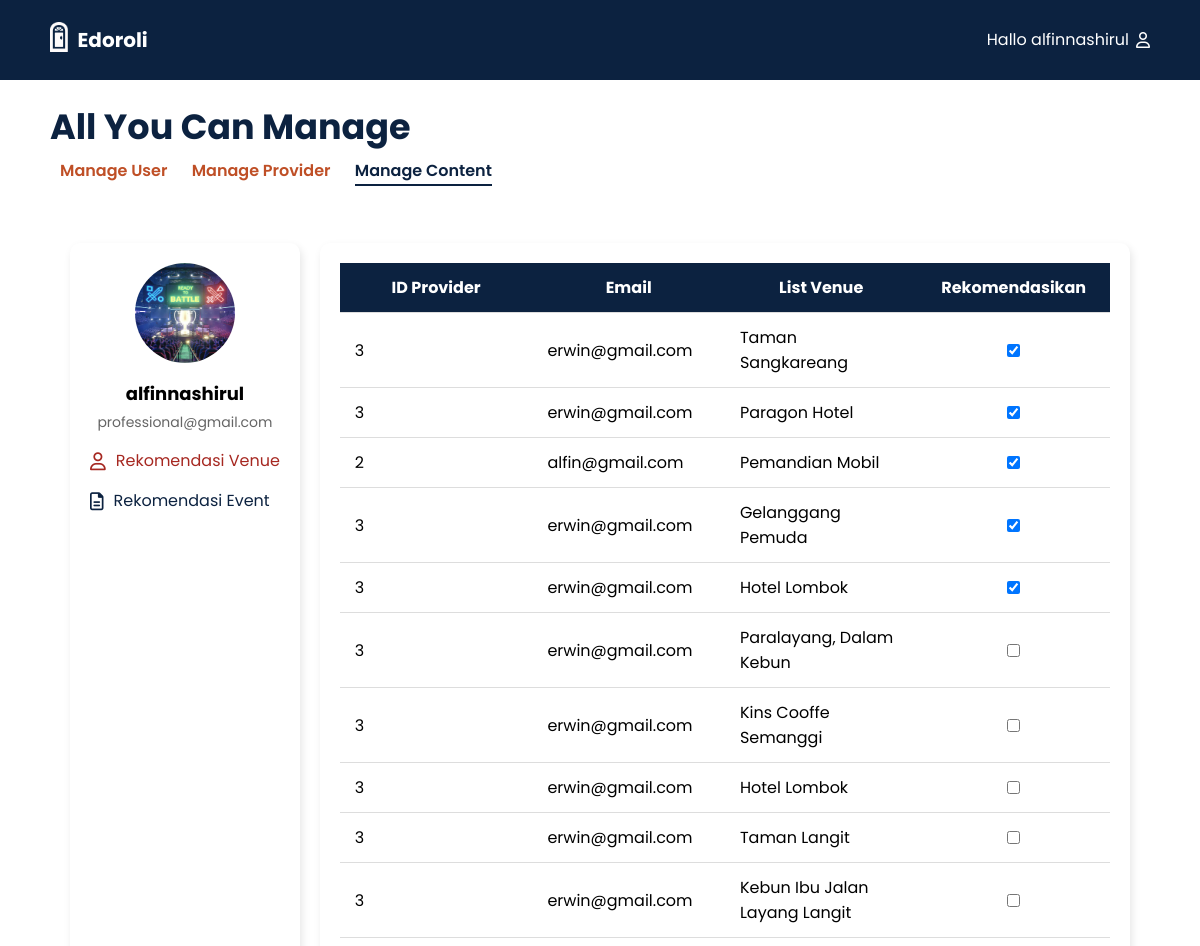
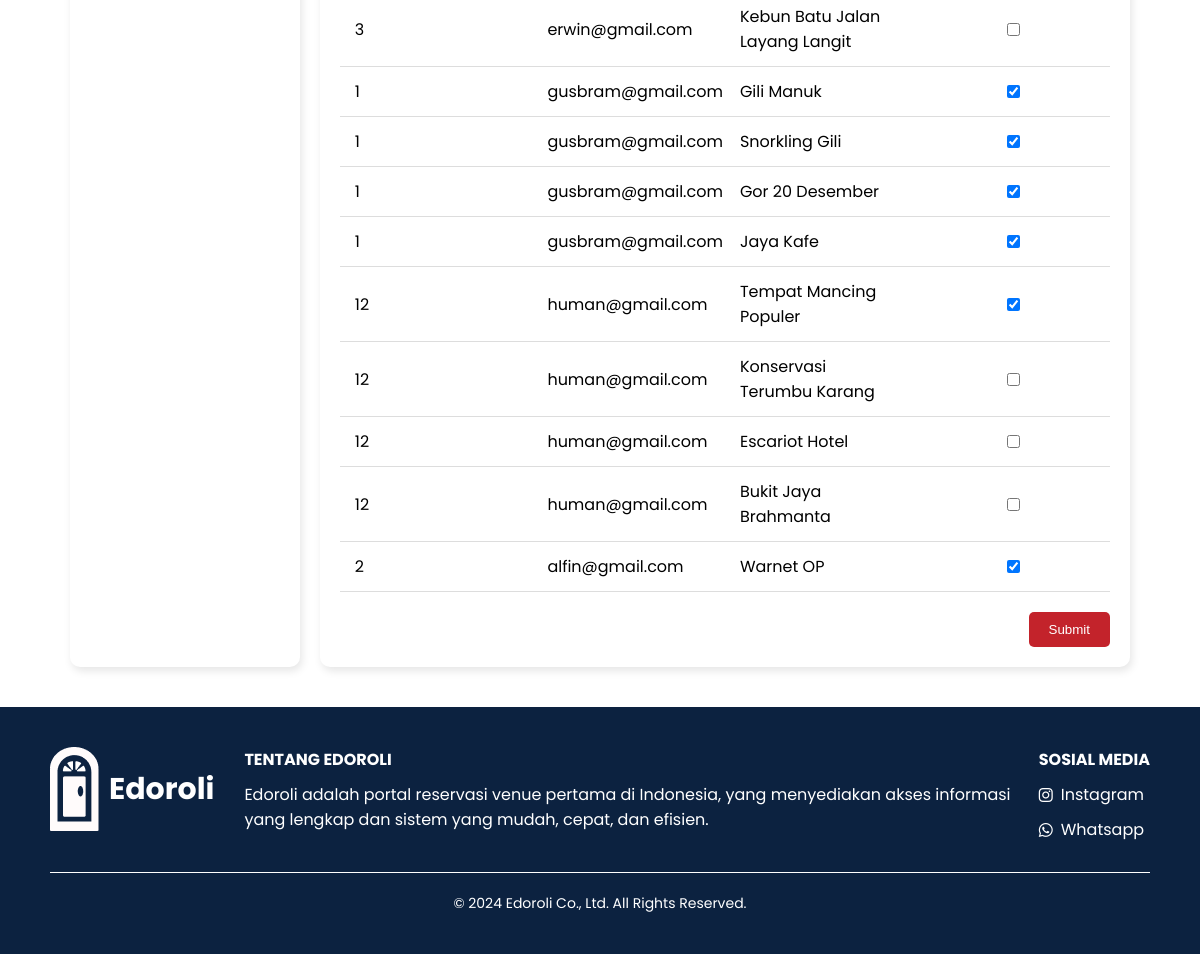
The page /Admin/content_venue.php (signed in) on the database its author committed (2 pictures, top to bottom).
### tables this page shows
CREATE TABLE `venue` (
  `id_venue` int(10) NOT NULL,
  `nama_venue` varchar(30) DEFAULT NULL,
  `deskripsi_fasilitas` text DEFAULT NULL,
  `alamat` varchar(255) DEFAULT NULL,
  `penanggung_jawab` varchar(30) DEFAULT NULL,
  `kapasitas` int(30) DEFAULT NULL,
  `harga` int(255) DEFAULT NULL,
  `kota` varchar(255) DEFAULT NULL,
  `gambar` text NOT NULL,
  `jenis_instansi` enum('Pemerintah','Swasta') DEFAULT NULL,
  `id_provider` int(10) DEFAULT NULL,
  `main_venue` tinyint(1) DEFAULT 0
);

CREATE TABLE `provider` (
  `id_provider` int(10) NOT NULL,
  `gmail` varchar(30) DEFAULT NULL,
  `username` varchar(30) DEFAULT NULL,
  `lembaga` varchar(200) NOT NULL,
  `password` varchar(255) DEFAULT NULL,
  `nomorhp` bigint(18) DEFAULT NULL,
  `alamat` varchar(255) DEFAULT NULL
);

### Admin/content_venue.php (the view, shortened to what this page needs)
<?php
$conn = connectDatabase();
$sql = "SELECT venue.id_venue, provider.id_provider, provider.gmail, venue.nama_venue, venue.main_venue
        FROM venue
        INNER JOIN provider ON venue.id_provider = provider.id_provider";
$result = $conn->query($sql);
?>
<!DOCTYPE html>
<html lang="en">
<head>
<link rel="stylesheet" href="https://cdnjs.cloudflare.com/ajax/libs/font-awesome/6.0.0-beta3/css/all.min.css" />
<link rel="stylesheet" href="../css/manage_content.css" />
<link rel="stylesheet" href="../css/footer.css" />
</head>
<body>
<header>
<div class="wrapper">
    <div class="logo-nama">
        <div class="logo"><img src="../image/logo.png" alt="Logo"></div>
        <div class="nama_website"><a href="#">Edoroli</a></div>
    </div>
    <div class="menu"><a href="user_manage.php?page=1">Hallo <?php echo $_SESSION['admin_name']; ?><i class="far fa-user"></i></a></div>
</div>
</header>
<nav class="main-title">
<h1>All You Can Manage</h1>
<div class="nav-links">
    <a href="user_manage.php?page=1" class="nav-item" id="user">Manage User</a>
    <a href="prov_manage.php?page=1" class="nav-item" id="provider">Manage Provider</a>
    <a href="content_venue.php" class="nav-item active" id="content">Manage Content</a>
</div>
</nav>
<main>
<div class="container">
    <div class="sidebar">
    <div class="profile-info">
        <img src="../image/MLBB.jpg" alt="Profile Picture" />
        <h3><?php echo $_SESSION['admin_name']; ?></h3>
        <p><?php echo $_SESSION['email_admin']; ?></p>
    </div>
    <nav>
        <ul>
        <li class="active"><a href="content_venue.php"><i class="far fa-user"></i> Rekomendasi Venue</a></li>
        <li><a href="content_event.php"><i class="far fa-file-alt"></i> Rekomendasi Event</a></li>
        </ul>
    </nav>
    </div>
    <div class="content">
    <form id="venueForm" method="POST" onsubmit="submitFormWithAlert(event)">
        <table>
            <thead>
            <tr>
                <th>ID Provider</th>
                <th>Email</th>
                <th>List Venue</th>
                <th>Rekomendasikan</th>
            </tr>
            </thead>
            <tbody>
            <?php
            if ($result->num_rows > 0) {
                while($row = $result->fetch_assoc()) {
                echo "<tr>";
                echo "<td>{$row['id_provider']}</td>";
                echo "<td>{$row['gmail']}</td>";
                echo "<td>{$row['nama_venue']}</td>";
                echo "<td><input type='checkbox' name='venues[{$row['id_venue']}]' ".($row['main_venue'] ? 'checked' : '')." /></td>";
                echo "</tr>";
                }
            } else {
                echo "<tr><td colspan='4'>No venues found</td></tr>";
            }
            ?>
            </tbody>
        </table>
        <div class="button-group">
            <button type="submit" class="edit-btn">Submit</button>
        </div>
    </form>
    </div>
</div>
</main>
<?php require_once '../php/footer.php'; ?>
</body>
</html>

### css/manage_content.css (style rules this page uses)
* { text-decoration: none; margin: 0px; padding: 0px; }
body { font-family: "Poppins", sans-serif; margin: 0; padding: 0; background-color: white; }
.wrapper { width: 1100px; margin: auto; align-items: center; }
.nama_website a { font-size: 20px; font-weight: bold; float: left; font-family: "Poppins"; color: #fff; }
.logo img { padding: 22px 10px 0px 0px; vertical-align: center; float: left; max-width: 50px; max-height: 30px; }
.menu { float: right; display: flex; align-items: center; margin-left: auto; }
.menu a { color: #fff; display: flex; align-items: center; }
.menu a i { margin-left: 7px; }
header { width: 100%; margin: auto; display: flex; line-height: 80px; position: sticky; top: 0px; background-color: #0c2240; z-index: 10; justify-content: space-between; align-items: center; }
.main-title { max-width: 1100px; margin: 20px auto; display: flex; flex-direction: column; }
.main-title h1 { font-size: 35px; color: #0c2240; margin-bottom: 5px; }
.main-title a { margin: 0 10px; color: #bf4f26; text-decoration: none; font-size: 18px solid; position: relative; font-weight: 600; }
.nav-item.active { color: #0c2240; }
.nav-item.active::after { content: ""; position: absolute; width: 100%; height: 2px; background-color: #0c2240; left: 0; bottom: -4px; }
main { max-width: 1100px; margin: auto; padding: 20px; box-sizing: border-box; }
.container { display: flex; margin: 20px auto; max-width: 1100px; gap: 20px; }
.sidebar { background-color: #fff; border-radius: 10px; box-shadow: 2px 4px 8px rgba(0.1, 0, 0, 0.1); padding: 20px; width: 250px; }
.profile-info { text-align: center; }
.profile-info img { width: 100px; height: 100px; border-radius: 50%; margin-bottom: 10px; }
.profile-info h3 { font-display: nowrap; font-size: 18px; margin-bottom: 5px; }
.profile-info p { font-size: 14px; color: #666; }
.sidebar nav ul { list-style: none; padding: 0; }
.sidebar nav ul li { margin: 15px 0; white-space: nowrap; }
.sidebar nav ul li a { color: #0c2240; font-size: 16px; display: flex; align-items: center; gap: 10px; }
.sidebar nav ul li a i { font-size: 18px; }
.sidebar nav ul li.active a { color: #a62821; }
.sidebar nav ul li.active a i { color: #a62821; }
.content { flex-grow: 1; background-color: #fff; border-radius: 10px; box-shadow: 2px 4px 8px rgba(0.1, 0, 0, 0.1); padding: 20px; }
table { width: 100%; border-collapse: collapse; table-layout: fixed; }
table th, table td { padding: 12px 15px; border-bottom: 1px solid #ddd; }
table th { background-color: #0c2240; color: #fff; text-align: center; }
table td input[type="checkbox"] { margin: 0 auto; display: block; }
.button-group { display: block; gap: 10px; text-align: right; }
.edit-btn { background-color: #C3232B; color: #fff; padding: 10px 20px; border: none; border-radius: 5px; cursor: pointer; align-self: flex-end; margin-top: 20px; }

### rows shown on the page
venue: id_provider.id_provider "3", id_provider.gmail "erwin@gmail.com", nama_venue "Taman Sangkareang", main_venue "☑"
venue: id_provider.id_provider "3", id_provider.gmail "erwin@gmail.com", nama_venue "Paragon Hotel", main_venue "☑"
venue: id_provider.id_provider "2", id_provider.gmail "alfin@gmail.com", nama_venue "Pemandian Mobil", main_venue "☑"
venue: id_provider.id_provider "3", id_provider.gmail "erwin@gmail.com", nama_venue "Gelanggang Pemuda", main_venue "☑"
venue: id_provider.id_provider "3", id_provider.gmail "erwin@gmail.com", nama_venue "Hotel Lombok", main_venue "☑"
venue: id_provider.id_provider "3", id_provider.gmail "erwin@gmail.com", nama_venue "Paralayang, Dalam Kebun"
venue: id_provider.id_provider "3", id_provider.gmail "erwin@gmail.com", nama_venue "Kins Cooffe Semanggi"
venue: id_provider.id_provider "3", id_provider.gmail "erwin@gmail.com", nama_venue "Hotel Lombok"
venue: id_provider.id_provider "3", id_provider.gmail "erwin@gmail.com", nama_venue "Taman Langit"
venue: id_provider.id_provider "3", id_provider.gmail "erwin@gmail.com", nama_venue "Kebun Ibu Jalan Layang Langit"
venue: id_provider.id_provider "3", id_provider.gmail "erwin@gmail.com", nama_venue "Kebun Batu Jalan Layang Langit"
venue: id_provider.id_provider "1", id_provider.gmail "gusbram@gmail.com", nama_venue "Gili Manuk", main_venue "☑"
venue: id_provider.id_provider "1", id_provider.gmail "gusbram@gmail.com", nama_venue "Snorkling Gili", main_venue "☑"
venue: id_provider.id_provider "1", id_provider.gmail "gusbram@gmail.com", nama_venue "Gor 20 Desember", main_venue "☑"
venue: id_provider.id_provider "1", id_provider.gmail "gusbram@gmail.com", nama_venue "Jaya Kafe", main_venue "☑"
venue: id_provider.id_provider "12", id_provider.gmail "human@gmail.com", nama_venue "Tempat Mancing Populer", main_venue "☑"
venue: id_provider.id_provider "12", id_provider.gmail "human@gmail.com", nama_venue "Konservasi Terumbu Karang"
venue: id_provider.id_provider "12", id_provider.gmail "human@gmail.com", nama_venue "Escariot Hotel"
venue: id_provider.id_provider "12", id_provider.gmail "human@gmail.com", nama_venue "Bukit Jaya Brahmanta"
venue: id_provider.id_provider "2", id_provider.gmail "alfin@gmail.com", nama_venue "Warnet OP", main_venue "☑"

### other values the page prints
$_SESSION['admin_name'] "alfinnashirul"
$_SESSION['email_admin'] "professional@gmail.com"
